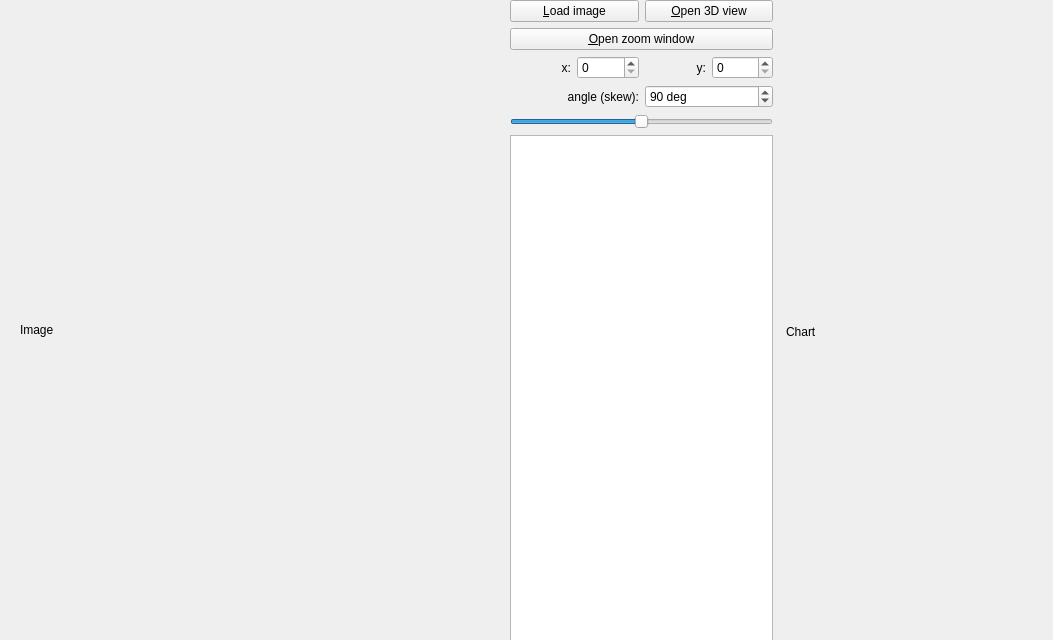
<?xml version="1.0" encoding="UTF-8"?>
<ui version="4.0">
 <class>Widget</class>
 <widget class="QWidget" name="Widget">
  <property name="geometry">
   <rect>
    <x>0</x>
    <y>0</y>
    <width>1053</width>
    <height>640</height>
   </rect>
  </property>
  <property name="minimumSize">
   <size>
    <width>480</width>
    <height>640</height>
   </size>
  </property>
  <property name="maximumSize">
   <size>
    <width>16777215</width>
    <height>640</height>
   </size>
  </property>
  <property name="windowTitle">
   <string>FIDMAA</string>
  </property>
  <widget class="QClickableLabel" name="chartLabel">
   <property name="geometry">
    <rect>
     <x>786</x>
     <y>12</y>
     <width>255</width>
     <height>640</height>
    </rect>
   </property>
   <property name="minimumSize">
    <size>
     <width>255</width>
     <height>640</height>
    </size>
   </property>
   <property name="text">
    <string>Chart</string>
   </property>
  </widget>
  <widget class="QClickableLabel" name="imageLabel">
   <property name="geometry">
    <rect>
     <x>20</x>
     <y>10</y>
     <width>480</width>
     <height>640</height>
    </rect>
   </property>
   <property name="sizePolicy">
    <sizepolicy hsizetype="Fixed" vsizetype="Fixed">
     <horstretch>0</horstretch>
     <verstretch>0</verstretch>
    </sizepolicy>
   </property>
   <property name="minimumSize">
    <size>
     <width>480</width>
     <height>640</height>
    </size>
   </property>
   <property name="maximumSize">
    <size>
     <width>480</width>
     <height>640</height>
    </size>
   </property>
   <property name="text">
    <string>Image</string>
   </property>
  </widget>
  <widget class="QWidget" name="layoutWidget">
   <property name="geometry">
    <rect>
     <x>510</x>
     <y>0</y>
     <width>263</width>
     <height>641</height>
    </rect>
   </property>
   <layout class="QVBoxLayout" name="verticalLayout">
    <item>
     <layout class="QHBoxLayout" name="horizontalLayout_3">
      <item>
       <widget class="QPushButton" name="loadJPEGButton">
        <property name="text">
         <string>&amp;Load image</string>
        </property>
       </widget>
      </item>
      <item>
       <widget class="QPushButton" name="open3DViewButton">
        <property name="text">
         <string>&amp;Open 3D view</string>
        </property>
       </widget>
      </item>
     </layout>
    </item>
    <item>
     <widget class="QPushButton" name="showZoomWindowButton">
      <property name="text">
       <string>&amp;Open zoom window</string>
      </property>
     </widget>
    </item>
    <item>
     <layout class="QHBoxLayout" name="horizontalLayout">
      <item>
       <widget class="QLabel" name="label_3">
        <property name="text">
         <string>x:</string>
        </property>
        <property name="alignment">
         <set>Qt::AlignRight|Qt::AlignTrailing|Qt::AlignVCenter</set>
        </property>
        <property name="wordWrap">
         <bool>false</bool>
        </property>
       </widget>
      </item>
      <item>
       <widget class="QSpinBox" name="xValue">
        <property name="maximum">
         <number>480</number>
        </property>
       </widget>
      </item>
      <item>
       <widget class="QLabel" name="label_4">
        <property name="text">
         <string>y:</string>
        </property>
        <property name="alignment">
         <set>Qt::AlignRight|Qt::AlignTrailing|Qt::AlignVCenter</set>
        </property>
       </widget>
      </item>
      <item>
       <widget class="QSpinBox" name="yValue">
        <property name="maximum">
         <number>640</number>
        </property>
       </widget>
      </item>
     </layout>
    </item>
    <item>
     <layout class="QHBoxLayout" name="horizontalLayout_2">
      <item>
       <widget class="QLabel" name="label_5">
        <property name="text">
         <string>angle (skew):</string>
        </property>
        <property name="alignment">
         <set>Qt::AlignRight|Qt::AlignTrailing|Qt::AlignVCenter</set>
        </property>
       </widget>
      </item>
      <item>
       <widget class="QSpinBox" name="angleValue">
        <property name="suffix">
         <string> deg</string>
        </property>
        <property name="prefix">
         <string/>
        </property>
        <property name="minimum">
         <number>45</number>
        </property>
        <property name="maximum">
         <number>135</number>
        </property>
        <property name="value">
         <number>90</number>
        </property>
       </widget>
      </item>
     </layout>
    </item>
    <item>
     <widget class="QSlider" name="angleSlider">
      <property name="minimum">
       <number>45</number>
      </property>
      <property name="maximum">
       <number>135</number>
      </property>
      <property name="value">
       <number>90</number>
      </property>
      <property name="orientation">
       <enum>Qt::Horizontal</enum>
      </property>
     </widget>
    </item>
    <item>
     <widget class="QPlainTextEdit" name="dataOutputEdit">
      <property name="minimumSize">
       <size>
        <width>0</width>
        <height>380</height>
       </size>
      </property>
      <property name="readOnly">
       <bool>true</bool>
      </property>
     </widget>
    </item>
   </layout>
  </widget>
  <action name="actionShow_chart">
   <property name="text">
    <string>Show chart</string>
   </property>
  </action>
 </widget>
 <customwidgets>
  <customwidget>
   <class>QClickableLabel</class>
   <extends>QLabel</extends>
   <header>qclickablelabel.h</header>
  </customwidget>
 </customwidgets>
 <resources/>
 <connections>
  <connection>
   <sender>angleSlider</sender>
   <signal>valueChanged(int)</signal>
   <receiver>angleValue</receiver>
   <slot>setValue(int)</slot>
   <hints>
    <hint type="sourcelabel">
     <x>531</x>
     <y>150</y>
    </hint>
    <hint type="destinationlabel">
     <x>627</x>
     <y>125</y>
    </hint>
   </hints>
  </connection>
  <connection>
   <sender>angleValue</sender>
   <signal>valueChanged(int)</signal>
   <receiver>angleSlider</receiver>
   <slot>setValue(int)</slot>
   <hints>
    <hint type="sourcelabel">
     <x>624</x>
     <y>115</y>
    </hint>
    <hint type="destinationlabel">
     <x>633</x>
     <y>152</y>
    </hint>
   </hints>
  </connection>
 </connections>
</ui>
